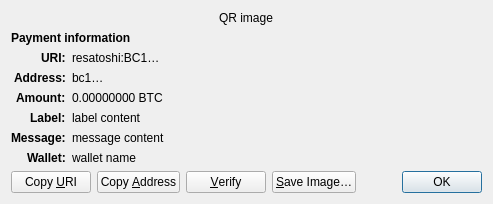
<?xml version="1.0" encoding="UTF-8"?>
<ui version="4.0">
 <class>ReceiveRequestDialog</class>
 <widget class="QDialog" name="ReceiveRequestDialog">
  <property name="geometry">
   <rect>
    <x>0</x>
    <y>0</y>
    <width>413</width>
    <height>229</height>
   </rect>
  </property>
  <property name="windowTitle">
   <string>Request payment to …</string>
  </property>
  <layout class="QGridLayout" name="gridLayout" columnstretch="0,1">
   <property name="sizeConstraint">
    <enum>QLayout::SetFixedSize</enum>
   </property>
   <item row="0" column="0" colspan="2" alignment="Qt::AlignHCenter">
    <widget class="QRImageWidget" name="qr_code">
     <property name="text">
      <string notr="true">QR image</string>
     </property>
     <property name="textInteractionFlags">
      <set>Qt::NoTextInteraction</set>
     </property>
    </widget>
   </item>
   <item row="1" column="0" colspan="2">
    <widget class="QLabel" name="payment_header">
     <property name="font">
      <font>
       <weight>75</weight>
       <bold>true</bold>
      </font>
     </property>
     <property name="text">
      <string>Payment information</string>
     </property>
     <property name="textInteractionFlags">
      <set>Qt::NoTextInteraction</set>
     </property>
    </widget>
   </item>
   <item row="2" column="0" alignment="Qt::AlignRight|Qt::AlignTop">
    <widget class="QLabel" name="uri_tag">
     <property name="font">
      <font>
       <weight>75</weight>
       <bold>true</bold>
      </font>
     </property>
     <property name="text">
      <string notr="true">URI:</string>
     </property>
     <property name="textFormat">
      <enum>Qt::PlainText</enum>
     </property>
     <property name="textInteractionFlags">
      <set>Qt::NoTextInteraction</set>
     </property>
    </widget>
   </item>
   <item row="2" column="1" alignment="Qt::AlignTop">
    <widget class="QLabel" name="uri_content">
     <property name="text">
      <string notr="true">resatoshi:BC1…</string>
     </property>
     <property name="textFormat">
      <enum>Qt::RichText</enum>
     </property>
     <property name="wordWrap">
      <bool>true</bool>
     </property>
     <property name="textInteractionFlags">
      <set>Qt::TextSelectableByMouse</set>
     </property>
    </widget>
   </item>
   <item row="3" column="0" alignment="Qt::AlignRight|Qt::AlignTop">
    <widget class="QLabel" name="address_tag">
     <property name="font">
      <font>
       <weight>75</weight>
       <bold>true</bold>
      </font>
     </property>
     <property name="text">
      <string>Address:</string>
     </property>
     <property name="textInteractionFlags">
      <set>Qt::NoTextInteraction</set>
     </property>
    </widget>
   </item>
   <item row="3" column="1" alignment="Qt::AlignTop">
    <widget class="QLabel" name="address_content">
     <property name="text">
      <string notr="true">bc1…</string>
     </property>
     <property name="textFormat">
      <enum>Qt::PlainText</enum>
     </property>
     <property name="textInteractionFlags">
      <set>Qt::TextSelectableByMouse</set>
     </property>
    </widget>
   </item>
   <item row="4" column="0" alignment="Qt::AlignRight|Qt::AlignTop">
    <widget class="QLabel" name="amount_tag">
     <property name="font">
      <font>
       <weight>75</weight>
       <bold>true</bold>
      </font>
     </property>
     <property name="text">
      <string>Amount:</string>
     </property>
     <property name="textInteractionFlags">
      <set>Qt::NoTextInteraction</set>
     </property>
    </widget>
   </item>
   <item row="4" column="1" alignment="Qt::AlignTop">
    <widget class="QLabel" name="amount_content">
     <property name="text">
      <string notr="true">0.00000000 BTC</string>
     </property>
     <property name="textFormat">
      <enum>Qt::PlainText</enum>
     </property>
     <property name="textInteractionFlags">
      <set>Qt::TextSelectableByMouse</set>
     </property>
    </widget>
   </item>
   <item row="5" column="0" alignment="Qt::AlignRight|Qt::AlignTop">
    <widget class="QLabel" name="label_tag">
     <property name="font">
      <font>
       <weight>75</weight>
       <bold>true</bold>
      </font>
     </property>
     <property name="text">
      <string>Label:</string>
     </property>
     <property name="textInteractionFlags">
      <set>Qt::NoTextInteraction</set>
     </property>
    </widget>
   </item>
   <item row="5" column="1" alignment="Qt::AlignTop">
    <widget class="QLabel" name="label_content">
     <property name="text">
      <string notr="true">label content</string>
     </property>
     <property name="textFormat">
      <enum>Qt::PlainText</enum>
     </property>
     <property name="wordWrap">
      <bool>true</bool>
     </property>
     <property name="textInteractionFlags">
      <set>Qt::TextSelectableByMouse</set>
     </property>
    </widget>
   </item>
   <item row="6" column="0" alignment="Qt::AlignRight|Qt::AlignTop">
    <widget class="QLabel" name="message_tag">
     <property name="font">
      <font>
       <weight>75</weight>
       <bold>true</bold>
      </font>
     </property>
     <property name="text">
      <string>Message:</string>
     </property>
     <property name="textInteractionFlags">
      <set>Qt::NoTextInteraction</set>
     </property>
    </widget>
   </item>
   <item row="6" column="1" alignment="Qt::AlignTop">
    <widget class="QLabel" name="message_content">
     <property name="text">
      <string notr="true">message content</string>
     </property>
     <property name="textFormat">
      <enum>Qt::PlainText</enum>
     </property>
     <property name="wordWrap">
      <bool>true</bool>
     </property>
     <property name="textInteractionFlags">
      <set>Qt::TextSelectableByMouse</set>
     </property>
    </widget>
   </item>
   <item row="7" column="0" alignment="Qt::AlignRight|Qt::AlignTop">
    <widget class="QLabel" name="wallet_tag">
     <property name="font">
      <font>
       <weight>75</weight>
       <bold>true</bold>
      </font>
     </property>
     <property name="text">
      <string>Wallet:</string>
     </property>
     <property name="textInteractionFlags">
      <set>Qt::NoTextInteraction</set>
     </property>
    </widget>
   </item>
   <item row="7" column="1" alignment="Qt::AlignTop">
    <widget class="QLabel" name="wallet_content">
     <property name="text">
      <string notr="true">wallet name</string>
     </property>
     <property name="textFormat">
      <enum>Qt::PlainText</enum>
     </property>
     <property name="wordWrap">
      <bool>true</bool>
     </property>
     <property name="textInteractionFlags">
      <set>Qt::TextSelectableByMouse</set>
     </property>
    </widget>
   </item>
   <item row="8" column="0" colspan="2">
    <layout class="QHBoxLayout" name="horizontalLayout">
     <item>
      <widget class="QPushButton" name="btnCopyURI">
       <property name="text">
        <string>Copy &amp;URI</string>
       </property>
       <property name="autoDefault">
        <bool>false</bool>
       </property>
      </widget>
     </item>
     <item>
      <widget class="QPushButton" name="btnCopyAddress">
       <property name="text">
        <string>Copy &amp;Address</string>
       </property>
       <property name="autoDefault">
        <bool>false</bool>
       </property>
      </widget>
     </item>
     <item>
      <widget class="QPushButton" name="btnVerify">
       <property name="text">
        <string>&amp;Verify</string>
       </property>
       <property name="toolTip">
        <string>Verify this address on e.g. a hardware wallet screen</string>
       </property>
       <property name="autoDefault">
        <bool>false</bool>
       </property>
      </widget>
     </item>
     <item>
      <widget class="QPushButton" name="btnSaveAs">
       <property name="text">
        <string>&amp;Save Image…</string>
       </property>
       <property name="autoDefault">
        <bool>false</bool>
       </property>
      </widget>
     </item>
     <item>
      <spacer name="horizontalSpacer_2">
       <property name="orientation">
        <enum>Qt::Horizontal</enum>
       </property>
       <property name="sizeHint" stdset="0">
        <size>
         <width>40</width>
         <height>20</height>
        </size>
       </property>
      </spacer>
     </item>
     <item>
      <widget class="QDialogButtonBox" name="buttonBox">
       <property name="focusPolicy">
        <enum>Qt::StrongFocus</enum>
       </property>
       <property name="standardButtons">
        <set>QDialogButtonBox::Ok</set>
       </property>
      </widget>
     </item>
    </layout>
   </item>
  </layout>
 </widget>
 <customwidgets>
  <customwidget>
   <class>QRImageWidget</class>
   <extends>QLabel</extends>
   <header>qt/qrimagewidget.h</header>
  </customwidget>
 </customwidgets>
 <tabstops>
  <tabstop>buttonBox</tabstop>
  <tabstop>btnCopyURI</tabstop>
  <tabstop>btnCopyAddress</tabstop>
  <tabstop>btnSaveAs</tabstop>
 </tabstops>
 <resources/>
 <connections>
  <connection>
   <sender>buttonBox</sender>
   <signal>accepted()</signal>
   <receiver>ReceiveRequestDialog</receiver>
   <slot>accept()</slot>
   <hints>
    <hint type="sourcelabel">
     <x>135</x>
     <y>230</y>
    </hint>
    <hint type="destinationlabel">
     <x>135</x>
     <y>126</y>
    </hint>
   </hints>
  </connection>
 </connections>
</ui>
